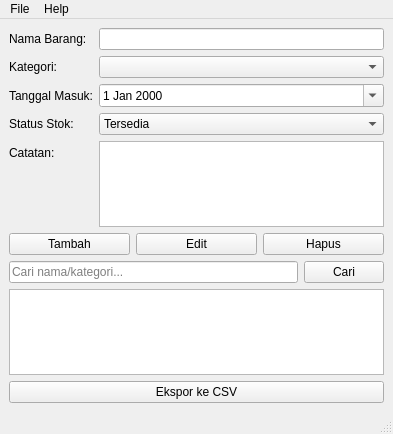
<?xml version="1.0" encoding="UTF-8"?>
<ui version="4.0">
 <class>MainWindow</class>
 <widget class="QMainWindow" name="MainWindow">
  <property name="geometry">
   <rect>
    <x>0</x>
    <y>0</y>
    <width>393</width>
    <height>434</height>
   </rect>
  </property>
  <property name="windowTitle">
   <string>Inventory Management Mini App</string>
  </property>
  <widget class="QWidget" name="centralwidget">
   <layout class="QVBoxLayout" name="verticalLayout">
    <item>
     <layout class="QFormLayout" name="formLayout">
      <item row="0" column="0">
       <widget class="QLabel" name="labelNamaBarang">
        <property name="text">
         <string>Nama Barang:</string>
        </property>
       </widget>
      </item>
      <item row="0" column="1">
       <widget class="QLineEdit" name="lineNamaBarang"/>
      </item>
      <item row="1" column="0">
       <widget class="QLabel" name="labelKategori">
        <property name="text">
         <string>Kategori:</string>
        </property>
       </widget>
      </item>
      <item row="1" column="1">
       <widget class="QComboBox" name="comboKategori"/>
      </item>
      <item row="2" column="0">
       <widget class="QLabel" name="labelTanggal">
        <property name="text">
         <string>Tanggal Masuk:</string>
        </property>
       </widget>
      </item>
      <item row="2" column="1">
       <widget class="QDateEdit" name="dateTanggalMasuk">
        <property name="calendarPopup">
         <bool>true</bool>
        </property>
       </widget>
      </item>
      <item row="3" column="0">
       <widget class="QLabel" name="labelStatus">
        <property name="text">
         <string>Status Stok:</string>
        </property>
       </widget>
      </item>
      <item row="3" column="1">
       <widget class="QComboBox" name="comboStatus">
        <item>
         <property name="text">
          <string>Tersedia</string>
         </property>
        </item>
        <item>
         <property name="text">
          <string>Habis</string>
         </property>
        </item>
       </widget>
      </item>
      <item row="4" column="0">
       <widget class="QLabel" name="labelCatatan">
        <property name="text">
         <string>Catatan:</string>
        </property>
       </widget>
      </item>
      <item row="4" column="1">
       <widget class="QPlainTextEdit" name="plainCatatan"/>
      </item>
     </layout>
    </item>
    <item>
     <layout class="QHBoxLayout" name="buttonLayout">
      <item>
       <widget class="QPushButton" name="btnTambah">
        <property name="text">
         <string>Tambah</string>
        </property>
       </widget>
      </item>
      <item>
       <widget class="QPushButton" name="btnEdit">
        <property name="text">
         <string>Edit</string>
        </property>
       </widget>
      </item>
      <item>
       <widget class="QPushButton" name="btnHapus">
        <property name="text">
         <string>Hapus</string>
        </property>
       </widget>
      </item>
     </layout>
    </item>
    <item>
     <layout class="QHBoxLayout" name="searchLayout">
      <item>
       <widget class="QLineEdit" name="lineSearch">
        <property name="placeholderText">
         <string>Cari nama/kategori...</string>
        </property>
       </widget>
      </item>
      <item>
       <widget class="QPushButton" name="btnCari">
        <property name="text">
         <string>Cari</string>
        </property>
       </widget>
      </item>
     </layout>
    </item>
    <item>
     <widget class="QTableWidget" name="tableInventory"/>
    </item>
    <item>
     <widget class="QPushButton" name="btnExportCSV">
      <property name="text">
       <string>Ekspor ke CSV</string>
      </property>
     </widget>
    </item>
   </layout>
  </widget>
  <widget class="QMenuBar" name="menubar">
   <property name="geometry">
    <rect>
     <x>0</x>
     <y>0</y>
     <width>393</width>
     <height>21</height>
    </rect>
   </property>
   <widget class="QMenu" name="menuFile">
    <property name="title">
     <string>File</string>
    </property>
    <addaction name="actionSimpan"/>
    <addaction name="actionEkspor"/>
    <addaction name="actionKeluar"/>
   </widget>
   <widget class="QMenu" name="menuHelp">
    <property name="title">
     <string>Help</string>
    </property>
    <addaction name="actionTentang"/>
   </widget>
   <addaction name="menuFile"/>
   <addaction name="menuHelp"/>
  </widget>
  <widget class="QStatusBar" name="statusbar"/>
  <action name="actionSimpan">
   <property name="text">
    <string>Simpan</string>
   </property>
  </action>
  <action name="actionEkspor">
   <property name="text">
    <string>Ekspor ke CSV</string>
   </property>
  </action>
  <action name="actionKeluar">
   <property name="text">
    <string>Keluar</string>
   </property>
  </action>
  <action name="actionTentang">
   <property name="text">
    <string>Tentang</string>
   </property>
  </action>
 </widget>
 <resources/>
 <connections/>
</ui>
